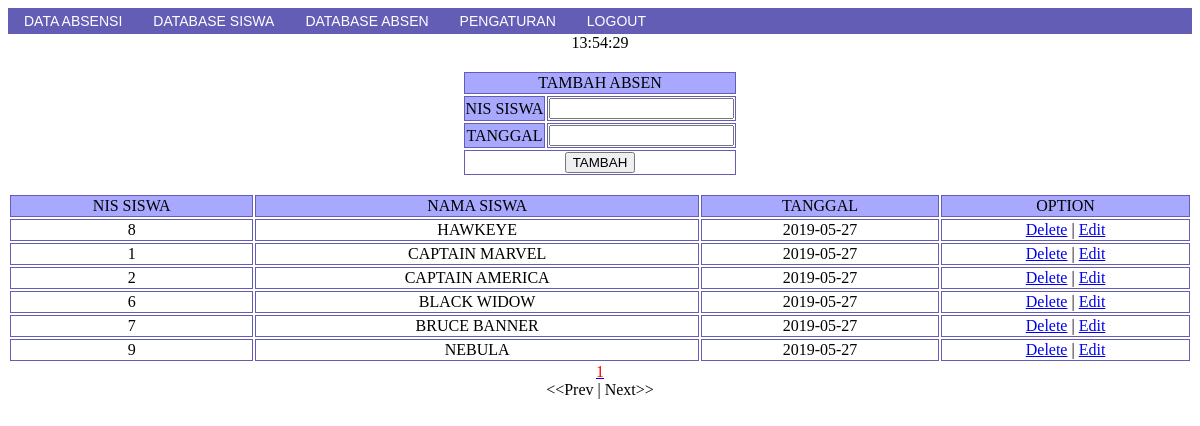
The app's page /dataabsen.php (signed in) with its own data.
### tables this page shows
CREATE TABLE `absen` (
  `id_absen` int(5) NOT NULL,
  `id_anggota` int(5) NOT NULL,
  `tanggal` date NOT NULL,
  `jam` time NOT NULL
);

CREATE TABLE `anggota` (
  `id_anggota` int(5) NOT NULL,
  `nama_anggota` varchar(100) NOT NULL
);

### dataabsen.php (the view, shortened to what this page needs)
<?php
include "header.php";
echo "<br/><center>";
if ((!isset($_GET['delete'])) && (!isset($_GET['edit'])))
{
echo "<form action='' method='post'>";
echo "<table><tr><td class='kotak1' colspan='2'>TAMBAH ABSEN</td></tr>";
echo "<tr><td class='kotak1'>NIS SISWA</td><td class='kotak'><input type='text' name='id_anggota' /></td></tr>";
echo "<tr><td class='kotak1'>TANGGAL</td><td class='kotak'><input type='text' name='tanggal' id='tanggal'/></td></tr>";
echo "<tr><td class='kotak' colspan='2'><input type='submit' name='tambah' value='TAMBAH' /></td></tr>";
echo "</table>";
echo "</form>";
?>
 <?php
echo "<table width='100%'>";
$result = $mysqli->query("select * from absen INNER JOIN anggota ON anggota.id_anggota = absen.id_anggota order by absen.id_absen DESC");
$row = $result->num_rows;
	if($row > 0){
	$limit = 50;
	$result = $mysqli->query("select count(*) from absen INNER JOIN anggota ON anggota.id_anggota = absen.id_anggota");
	$row = $result->fetch_array();
	$totalrecord = $row[0];
	$totalpage = $totalrecord/$limit;
	if((int)$totalpage < $totalpage) $totalpage = (int)$totalpage+1;
	if(!isset($_GET['page'])){
		$page = 1;
		$start = 0;
	}
echo "<tr><td class='kotak1'>NIS SISWA</td><td class='kotak1'>NAMA SISWA</td><td class='kotak1'>TANGGAL</td><td class='kotak1'>OPTION</td></tr>";
	$result = $mysqli->query("select * from absen INNER JOIN anggota ON anggota.id_anggota = absen.id_anggota order by absen.id_absen DESC limit {$start}, {$limit}");
	while($data = $result->fetch_array()){
$id_anggota = $data['id_anggota'];
$id_absen = $data['id_absen'];
$nama_anggota = strtoupper($data['nama_anggota']);
$tanggal = strtoupper($data['tanggal']);
echo "<tr><td class='kotak'>$id_anggota</td><td class='kotak'>$nama_anggota</td><td class='kotak'>$tanggal<td class='kotak'><a href='?delete=$id_absen' onclick=\"return confirm('Apakah Anda Yakin Untuk Menghapus $nama_anggota ?')\">Delete</a> | <a href='?edit=$id_absen' onclick=\"return confirm('Apakah Anda Yakin Untuk Mengubah $nama_anggota ?')\">Edit</a></td></tr>";
}
echo "</table></center>";
echo("<center>");
$bilangan = 1;
while ($bilangan <= $totalpage)
{
echo("<a href='?page=$bilangan'><font color='red'>$bilangan</font></a> ");
$bilangan++;
}
echo("<br/>");
	if($page<=1){
		echo("&lt;&lt;Prev | ");
	}else{
		$prev = $page-1;
		echo("<a href='?page={$prev}'><font color='red'>&lt;&lt;Prev</font></a> | ");
	}
	if($page>=$totalpage){
		echo("Next&gt;&gt;");
	}else{
		$next = $page+1;
		echo("<a href='?page={$next}'><font color='red'>Next&gt;&gt;</font></a>");
	}
	echo("</center>");
	}
	}
	?>

### header.php (shortened to what this page needs)
<?php ob_start();
include "func.php";
echo "<link rel='stylesheet' type='text/css' href='lasmoid.css'>";
echo "<body>";
?>
<?php
echo "<table bgcolor='#645DB5' width='100%' cellpadding='0' cellspacing='0' ><tr><td>
<ul class='lasmoid'>
  <li class='lasmoid'><a href='absen.php'>DATA ABSENSI</a></li>
 ";
 if(isset($_SESSION['lasmoid_absen_username'])){
echo "<li class='lasmoid'><a href='anggota.php'>DATABASE SISWA</a></li><li class='lasmoid'><a href='dataabsen.php'>DATABASE ABSEN</a></li><li class='lasmoid'><a href='pengaturan.php'>PENGATURAN</a></li><li class='lasmoid'><a href='logout.php'>LOGOUT</a></li>";
}
echo "</ul></table>";
echo "<center>";
waktu_reloadindex();
echo "</center>";
?>

### func.php (shortened to what this page needs)
<?php
function waktu_reloadindex()
{
?>
<body onload="setInterval('displayServerTime()', 1000);">
<span id="clock"><?php print date('H:i:s'); ?></span>
<?php
}
?>

### lasmoid.css (style rules this page uses)
ul.lasmoid { font-family: Arial, Verdana; font-size: 14px; margin: 0; padding: 0; width:100%; list-style: none; }
ul.lasmoid li.lasmoid { display: block; position: relative; float: left; }
ul.lasmoid li.lasmoid a { display: block; text-decoration: none; color: #ffffff; padding: 5px 15px 5px 15px; background: #645DB5; margin-left: 1px; white-space: nowrap; }
td.kotak { border:1px solid #645DB5; font:center; text-align:center; }
td.kotak1 { border:1px solid #645DB5; font:center; text-align:center; background-color: #A8A8FF; }

### records on screen
absen: id_anggota.id_anggota "8", id_anggota.nama_anggota "HAWKEYE", tanggal "2019-05-27"
absen: id_anggota.id_anggota "1", id_anggota.nama_anggota "CAPTAIN MARVEL", tanggal "2019-05-27"
absen: id_anggota.id_anggota "2", id_anggota.nama_anggota "CAPTAIN AMERICA", tanggal "2019-05-27"
absen: id_anggota.id_anggota "6", id_anggota.nama_anggota "BLACK WIDOW", tanggal "2019-05-27"
absen: id_anggota.id_anggota "7", id_anggota.nama_anggota "BRUCE BANNER", tanggal "2019-05-27"
absen: id_anggota.id_anggota "9", id_anggota.nama_anggota "NEBULA", tanggal "2019-05-27"
